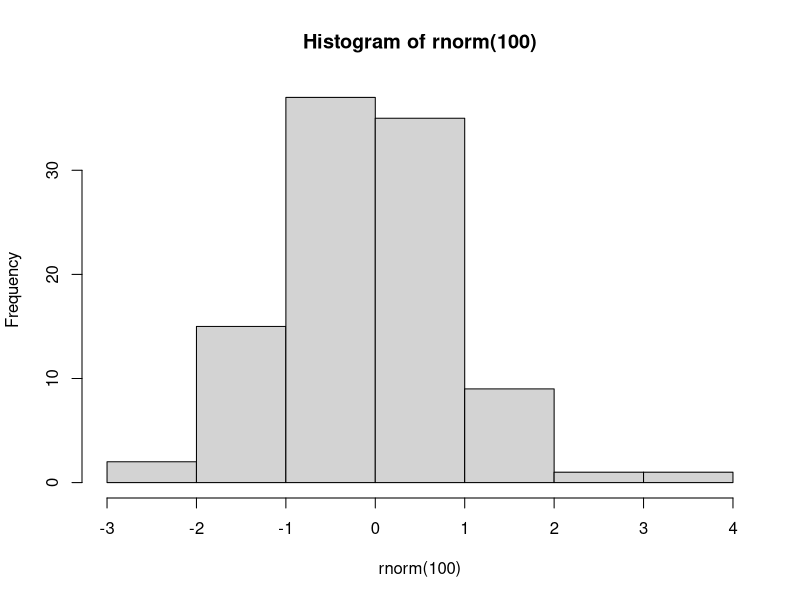

Here is the R script that generated this plot:
## ---- chunk 1
knitr::opts_chunk$set(echo = TRUE,
                      prompt = FALSE,
                      tidy = FALSE,
                      collapse = TRUE)
library("tidyverse")
## ---- chunk 2
print("Hello world!")
## ---- chunk 3
# This is a comment. R ignores everything in a line after the "#"
# The line below is an expression, and the line below that is its value.
4+5
## ---- chunk 4
sqrt(4+5)
## ---- chunk 5
hist(rnorm(100))
## ---- chunk 6
# This will cause the variable x to take on the value 2
x <- 2
# We can then use x in any expression
y <- x + 1
print(y)
# We can change the value of x at any time
x <- 0
# But this will not change the result of any previous calculations
print(y)
## ---- chunk 7
# Create a variable called x - note that its value is not displayed
x <- 5
# Display its contents using the print() function
print(x) 
# Display its contents by giving its name
x
## ---- chunk 8
fruits <- c("Avocado", "Banana", "Cantaloupe")
print(fruits)
## ---- chunk 9
# REP repeats something (like Excel's Fill tool)
ones <- rep(1, times = 10)
print(ones)
# SEQ creates a sequence (like Excel's Series tool)
evens <- seq(from = 2, to = 20, by = 2)
print(evens)
# You can also create a sequence with the : operator:
print(1:10)
## ---- chunk 10
# This command subtracts 1 from every element in evens
odds <- evens - ones
print(odds)
# This command does the same
odds <- evens - 1
print(odds)
## ---- chunk 11
# You can give a single index: evens[2] is the 2nd element in evens
x <- evens[2]
print(x)
# Or a vector of indices: evens[c(2,5)] contains the 2nd and 5th element in evens
x <- evens[ c(2, 5) ]
print(x)
# Or a range of indices: evens[2:5] contains 2nd, 3rd, 4th and 5th element in evens
x <- evens[2:5]
print(x)
# You can use the subscript operator on either side of the assignment operator
x <- evens
print(x)
# This assigns the number 1000 to the 2nd element in x
x[2] <- 1000
print(x)
## ---- chunk 12
print(evens)
# This creates a vector of the same length as evens, that contains TRUE
# for all values less than 10, and FALSE for all other values
lessthan10 <- (evens < 10)
print(lessthan10)
# This creates a vector that includes only those elements of evens
# for which forexample is TRUE
x <- evens[lessthan10]
print(x)
# This is a quicker way of accomplishing the same result
x <- evens[evens < 10]
print(x)
## ---- chunk 13
everything <- list(fruits, evens, odds)
print(everything)
## ---- chunk 14
everything <- list(fruits=fruits,
                   evens=evens,
                   odds=odds)
print(everything)
## ---- chunk 15
print( everything[[2]] )
## ---- chunk 16
print( everything[["evens"]] )
print( everything$fruits )
## ---- chunk 17
# There is no element in everything called "allnumbers" 
everything$allnumbers <- c(evens, odds)
# But now there is...
print(everything)
## ---- chunk 18
print(attributes(fruits))
print(attributes(evens))
print(attributes(everything))
## ---- chunk 19
   y <- print("Hello world")
   print(y)
## ---- chunk 20
# These two statements are equivalent
2 + 2
sum(2, 2)
## ---- chunk 21
# Basic arithmetic operators
2 + 3 # plus
2 - 3 # minus
2 * 3 # times
2 / 3 # division
2 ^ 3 # power
# Comparison operators
2 < 3  # less than
2 <= 3 # less than or equal
2 == 3 # equal
2 > 3  # greater than
2 >= 3 # greater than or equal
# Logical operators
2 == 3 & 2 < 3 # logical AND
2 == 3 | 2 < 3 # logical OR
# Assignment
x <- 2
print(x)
# The assign() function returns its own value, so you can also do this:
x <- y <- 3
print(x)
print(y)
## ---- chunk 22
# Load the Tidyverse if you have not already done so
library("tidyverse")
# You can directly read online data by giving read_csv() the URL.
EmpData <- read_csv("sampledata/EmploymentData.csv")
## ---- chunk 23
print(EmpData)
## ---- chunk 24
# Column names
names(EmpData)
# Number of rows - either of these will work
nrow(EmpData)
length(EmpData$UnempRate)
# Number of columns
ncol(EmpData)
length(EmpData)
